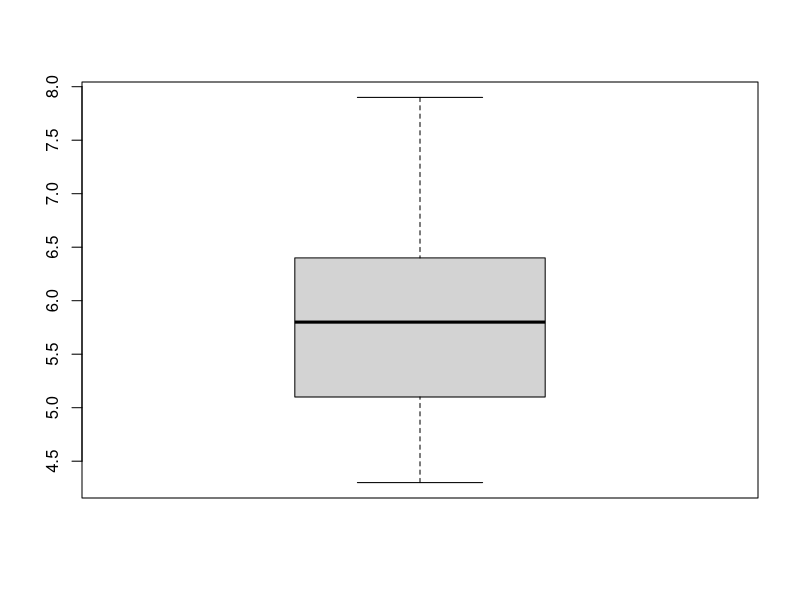

Generate this figure with R:
head(iris)
dim(iris)

xdata = iris$Sepal.Length
quantile(xdata,prob=c(0,0.25,0.5,0.75,1))
summary(xdata)
boxplot(xdata)

# IQR
as.numeric(quantile(xdata,0.75)-quantile(xdata,0.25))
IQR(xdata)
